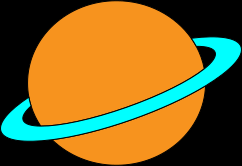
#> input picture occlusion2.png, 242 x 166 px
$ python harris.py
#> lines starting #> are read from the running program, lines starting #| are printed output that depends on the picture
import matplotlib.pyplot as plt
import numpy as np
import cv2

def detect_harris_corners(image_path, thresh_ratio=0.1):
    # Read in the image
#> called with image_path = '../occlusion2.png', thresh_ratio = 0.1
    image = cv2.imread(image_path)
#> image is the input picture: shape (166, 242, 3); mean B, G, R 42, 100.9, 124.3
    image=np.array(image)

    # Debugging: Check if image is loaded
    if image is None:
        raise ValueError(f"Image at path {image_path} could not be loaded. Check the file path.")

    # Make a copy of the image
    image_copy = np.array(image)

    # Debugging: Print type and shape of the image
    print(f"Image type: {type(image_copy)}")
#| Image type: <class 'numpy.ndarray'>
    print(f"Image shape: {image_copy.shape}")
#| Image shape: (166, 242, 3)

    # Change color to RGB (from BGR)
    image_copy = cv2.cvtColor(np.float32(image_copy), cv2.COLOR_BGR2RGB)
    if image_copy.ndim != 3 or image_copy.shape[2] != 3:
        raise ValueError("Image should be a 3-channel (RGB) image.")

    # Convert to grayscale
    gray = cv2.cvtColor(image_copy, cv2.COLOR_RGB2GRAY)
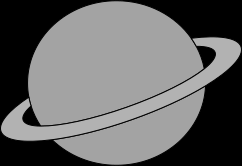
#> gray: shape (166, 242) float32; min 0, max 178.8, mean 101.2
    gray = np.float32(gray)

    # Detect corners
    dst = cv2.cornerHarris(gray, 2, 3, 0.04)
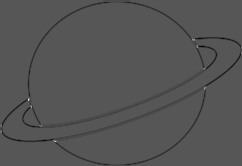
#> dst: shape (166, 242) float32; min -37270320, max 72017768, mean -690415.8; drawn with min black and max white

    # Dilate corner image to enhance corner points
    dst = cv2.dilate(dst, None)
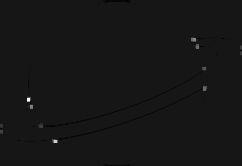
#> dst: shape (166, 242) float32; min -7045206.5, max 72017768, mean 46089.2; drawn with min black and max white

    # Determine the threshold
    thresh = thresh_ratio * dst.max()
#> thresh = 7201776.8

    # Create an image copy to draw corners on
    corner_image = np.copy(image_copy)

    # Find the maximum value in dst and its corresponding coordinates
    for j in range(0, dst.shape[0]):
        for i in range(0, dst.shape[1]):
            if(dst[j,i] > thresh):
            # image, center pt, radius, color, thickness
                cv2.circle( corner_image, (i, j), 1, (0,255,0), 1)
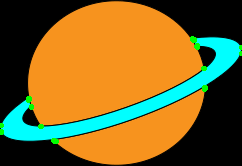
#> corner_image: shape (166, 242, 3) float32; mean R, G, B 123.8, 102.1, 41.4


    #image_path = '../occlusion2.png'
    #corner_image = detect_harris_corners(image_path)

    plt.imshow(corner_image)
    plt.show()
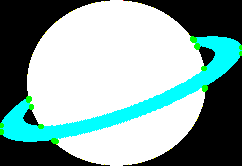
#> shown: shape (166, 242, 3) float32; mean R, G, B 0.52, 0.641, 0.632

    return corner_image

detect_harris_corners('../occlusion2.png')

# [6 lines of commented-out code are left out]

$ run again, with occlusion1.png copied over occlusion2.png
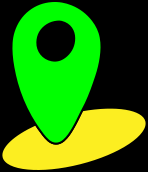
#> input picture occlusion1.png, 148 x 172 px
#> in detect_harris_corners, image is the input picture: shape (172, 148, 3); mean B, G, R 6.6, 124.6, 50.1
#| Image type: <class 'numpy.ndarray'>
#| Image shape: (172, 148, 3)
#> in detect_harris_corners, `dst = cv2.dilate(dst, None)`:
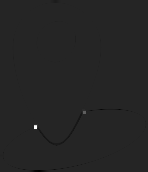
#> dst: shape (172, 148) float32; min -19499120, max 113423856, mean -18002.7; drawn with min black and max white
#> thresh = 11342385.6
#> in detect_harris_corners, `plt.show()`:
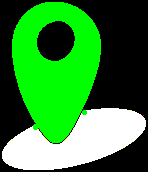
#> shown: shape (172, 148, 3) float32; mean R, G, B 0.206, 0.522, 0.205
